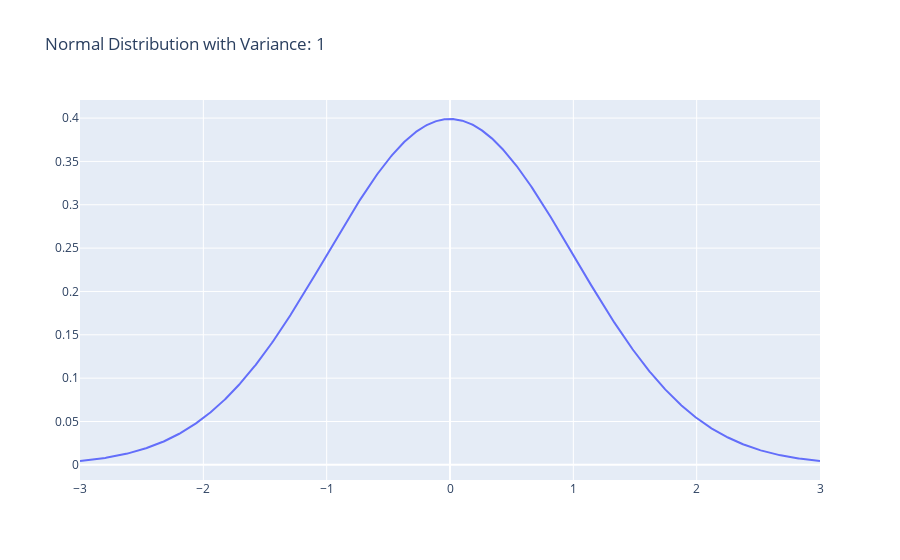

Write notebook code for a chart like this one.
### Code cell
import plotly.graph_objects as go
import numpy as np
from scipy.stats import norm
import ipywidgets as widgets
from IPython.display import display

# Function to update the graph
def update_graph(variance):
    # Define the distribution parameters
    mean = 0
    variance = variance
    sigma = np.sqrt(variance)

    # Generate points for the x-axis
    x = np.linspace(mean - 3*sigma, mean + 3*sigma, 1000)
    y = norm.pdf(x, mean, sigma)

    # Update the plot
    with fig.batch_update():
        fig.data[0].x = x
        fig.data[0].y = y
        fig.layout.title.text = f'Normal Distribution with Variance: {variance}'

# Initial plot
initial_variance = 1
fig = go.FigureWidget(data=go.Scatter(x=[], y=[]))
update_graph(initial_variance)

# Slider widget for variance
variance_slider = widgets.FloatSlider(
    value=initial_variance,
    min=0.1,
    max=5.0,
    step=0.1,
    description='Variance:',
    continuous_update=False
)
variance_slider.observe(lambda change: update_graph(change.new), names='value')

# Display the widgets
display(variance_slider, fig)

### Figure 1 — Plotly figure (JSON) as saved in the notebook; plotly's stock layout.template omitted (floating-point values rounded to 4 significant figures; data arrays with more than 128 entries replaced by an {"elided": "..."} marker saying what was removed)
{"data": [{"type": "scatter", "uid": "1389dd27-9e7f-42a8-9c71-2e762fd8ea33", "x": {"elided": "1000 float values"}, "y": {"elided": "1000 float values"}}], "layout": {"title": {"text": "Normal Distribution with Variance: 1"}}}
